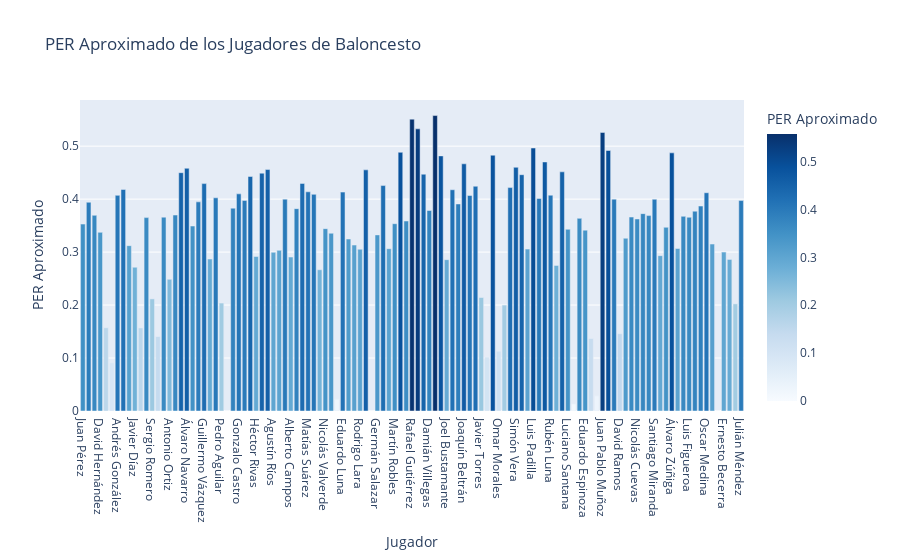

Write notebook code for a chart like this one.
### Code cell
# Graficamos el PER aproximado
fig = px.bar(df, x='Nombre', y='PER Aproximado', title="PER Aproximado de los Jugadores de Baloncesto",
             labels={'PER Aproximado': 'PER Aproximado', 'Nombre': 'Jugador'},
             color='PER Aproximado', color_continuous_scale='Blues')

# Mostramos el gráfico
fig.show()

### Figure 1 — Plotly figure (JSON) as saved in the notebook; plotly's stock layout.template omitted (floating-point values rounded to 4 significant figures)
{"data": [{"alignmentgroup": "True", "hovertemplate": "Jugador=%{x}<br>PER Aproximado=%{marker.color}<extra></extra>", "legendgroup": "", "marker": {"color": [0.3529, 0.3941, 0.3694, 0.3373, 0.1571, 0.09091, 0.4071, 0.4183, 0.3122, 0.2714, 0.1568, 0.3651, 0.2117, 0.1406, 0.366, 0.2485, 0.37, 0.4499, 0.4583, 0.3492, 0.3949, 0.4293, 0.2869, 0.4025, 0.2038, 0, 0.3829, 0.41, 0.3975, 0.4428, 0.2916, 0.449, 0.4558, 0.2996, 0.3034, 0.4, 0.2906, 0.382, 0.4297, 0.4138, 0.409, 0.2667, 0.3442, 0.3356, 0.02222, 0.4133, 0.3247, 0.3133, 0.3054, 0.4552, 0, 0.3325, 0.4256, 0.3065, 0.3536, 0.4884, 0.3587, 0.551, 0.5327, 0.4471, 0.3785, 0.5578, 0.4817, 0.2857, 0.4177, 0.3908, 0.4667, 0.4068, 0.4243, 0.2143, 0.1017, 0.4829, 0.1128, 0.2, 0.4218, 0.4601, 0.4462, 0.3056, 0.4965, 0.4013, 0.4702, 0.4075, 0.2749, 0.4515, 0.343, 0.01333, 0.3637, 0.3415, 0.1369, 0.02857, 0.5259, 0.4918, 0.4, 0.1458, 0.3262, 0.3661, 0.3626, 0.3726, 0.369, 0.3998, 0.2933, 0.3468, 0.4874, 0.3068, 0.3675, 0.3658, 0.3773, 0.3869, 0.4121, 0.3152, 0, 0.3, 0.2862, 0.2023, 0.3973], "coloraxis": "coloraxis", "pattern": {"shape": ""}}, "name": "", "offsetgroup": "", "orientation": "v", "showlegend": false, "textposition": "auto", "type": "bar", "x": ["Juan Pérez", "Carlos López", "Miguel Rodríguez", "David Hernández", "José Martínez", "Alejandro García", "Andrés González", "Daniel Sánchez", "Francisco Ramírez", "Javier Díaz", "Fernando Morales", "Luis Castillo", "Sergio Romero", "Diego Torres", "Manuel Cruz", "Antonio Ortiz", "Pablo Jiménez", "Santiago Flores", "Álvaro Navarro", "Tomás Méndez", "Iván Ruiz", "Guillermo Vázquez", "Rubén Fernández", "Adrián Mendoza", "Pedro Aguilar", "Raúl Paredes", "Enrique Herrera", "Gonzalo Castro", "Jaime Domínguez", "Mario Peña", "Héctor Rivas", "Marcos Silva", "Cristian Escobar", "Agustín Ríos", "Bruno Valenzuela", "Oscar Salinas", "Alberto Campos", "Hugo Cordero", "Felipe Ponce", "Matías Suárez", "Julián Blanco", "Sebastián Ortega", "Nicolás Valverde", "Ricardo Vega", "Ángel Reyes", "Eduardo Luna", "Esteban Bautista", "Vicente Moreno", "Rodrigo Lara", "Fabián Palacios", "Emiliano Pizarro", "Germán Salazar", "Kevin Nieto", "Alfredo Quintana", "Martín Robles", "Jesús Ferrer", "Samuel Arce", "Rafael Gutiérrez", "Marcos Zamora", "Jonathan Núñez", "Damián Villegas", "Ezequiel Galindo", "Bruno Santillán", "Joel Bustamante", "Gabriel Paredes", "Arturo Montes", "Joaquín Beltrán", "Mauricio Carrillo", "Matías Benítez", "Javier Torres", "Hugo Orozco", "Lucas Valero", "Omar Morales", "Raúl Montoya", "Daniel Frías", "Simón Vera", "Franco Soto", "Abel Galván", "Luis Padilla", "Israel Barrera", "Efraín Guerra", "Rubén Luna", "Adolfo Caballero", "Cristian Fuentes", "Luciano Santana", "Aarón Ríos", "Gonzalo Montero", "Eduardo Espinoza", "Antonio Vega", "Adrián Ruiz", "Juan Pablo Muñoz", "Rafael Navarro", "Jaime Molina", "David Ramos", "Andrés Castaño", "Jorge Lozano", "Nicolás Cuevas", "Félix Aguilera", "Alex Soria", "Santiago Miranda", "Diego Tapia", "Camilo Escamilla", "Álvaro Zúñiga", "Ángel Valencia", "Gonzalo Pastor", "Luis Figueroa", "Ricardo Benítez", "Martín Sandoval", "Oscar Medina", "Leonardo Cárdenas", "Jesús Ventura", "Ernesto Becerra", "Vicente Sosa", "Bruno Miranda", "Julián Méndez"], "xaxis": "x", "y": [0.3529, 0.3941, 0.3694, 0.3373, 0.1571, 0.09091, 0.4071, 0.4183, 0.3122, 0.2714, 0.1568, 0.3651, 0.2117, 0.1406, 0.366, 0.2485, 0.37, 0.4499, 0.4583, 0.3492, 0.3949, 0.4293, 0.2869, 0.4025, 0.2038, 0, 0.3829, 0.41, 0.3975, 0.4428, 0.2916, 0.449, 0.4558, 0.2996, 0.3034, 0.4, 0.2906, 0.382, 0.4297, 0.4138, 0.409, 0.2667, 0.3442, 0.3356, 0.02222, 0.4133, 0.3247, 0.3133, 0.3054, 0.4552, 0, 0.3325, 0.4256, 0.3065, 0.3536, 0.4884, 0.3587, 0.551, 0.5327, 0.4471, 0.3785, 0.5578, 0.4817, 0.2857, 0.4177, 0.3908, 0.4667, 0.4068, 0.4243, 0.2143, 0.1017, 0.4829, 0.1128, 0.2, 0.4218, 0.4601, 0.4462, 0.3056, 0.4965, 0.4013, 0.4702, 0.4075, 0.2749, 0.4515, 0.343, 0.01333, 0.3637, 0.3415, 0.1369, 0.02857, 0.5259, 0.4918, 0.4, 0.1458, 0.3262, 0.3661, 0.3626, 0.3726, 0.369, 0.3998, 0.2933, 0.3468, 0.4874, 0.3068, 0.3675, 0.3658, 0.3773, 0.3869, 0.4121, 0.3152, 0, 0.3, 0.2862, 0.2023, 0.3973], "yaxis": "y"}], "layout": {"barmode": "relative", "coloraxis": {"colorbar": {"title": {"text": "PER Aproximado"}}, "colorscale": [[0, "rgb(247,251,255)"], [0.125, "rgb(222,235,247)"], [0.25, "rgb(198,219,239)"], [0.375, "rgb(158,202,225)"], [0.5, "rgb(107,174,214)"], [0.625, "rgb(66,146,198)"], [0.75, "rgb(33,113,181)"], [0.875, "rgb(8,81,156)"], [1, "rgb(8,48,107)"]]}, "legend": {"tracegroupgap": 0}, "title": {"text": "PER Aproximado de los Jugadores de Baloncesto"}, "xaxis": {"anchor": "y", "domain": [0, 1], "title": {"text": "Jugador"}}, "yaxis": {"anchor": "x", "domain": [0, 1], "title": {"text": "PER Aproximado"}}}}
